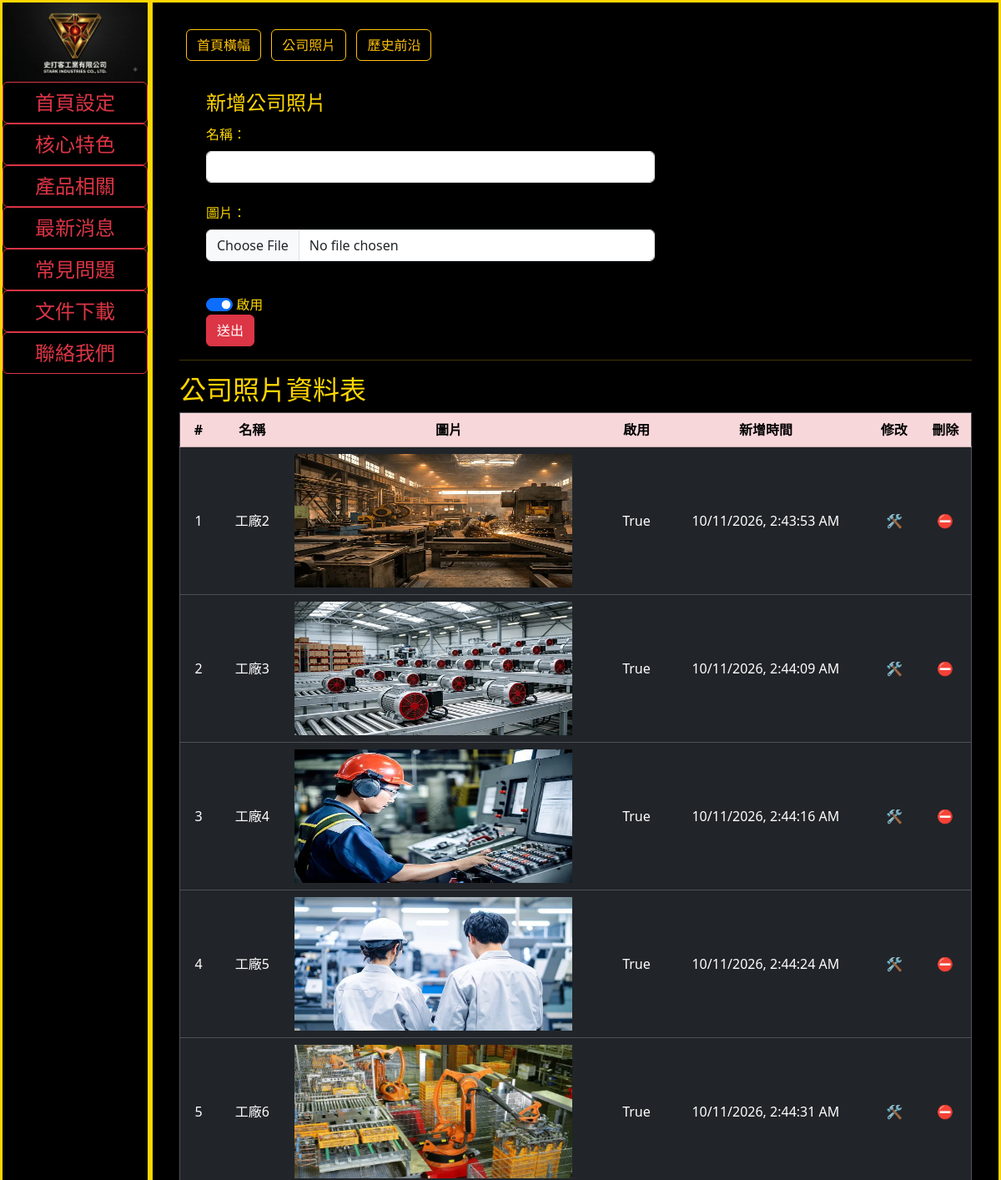
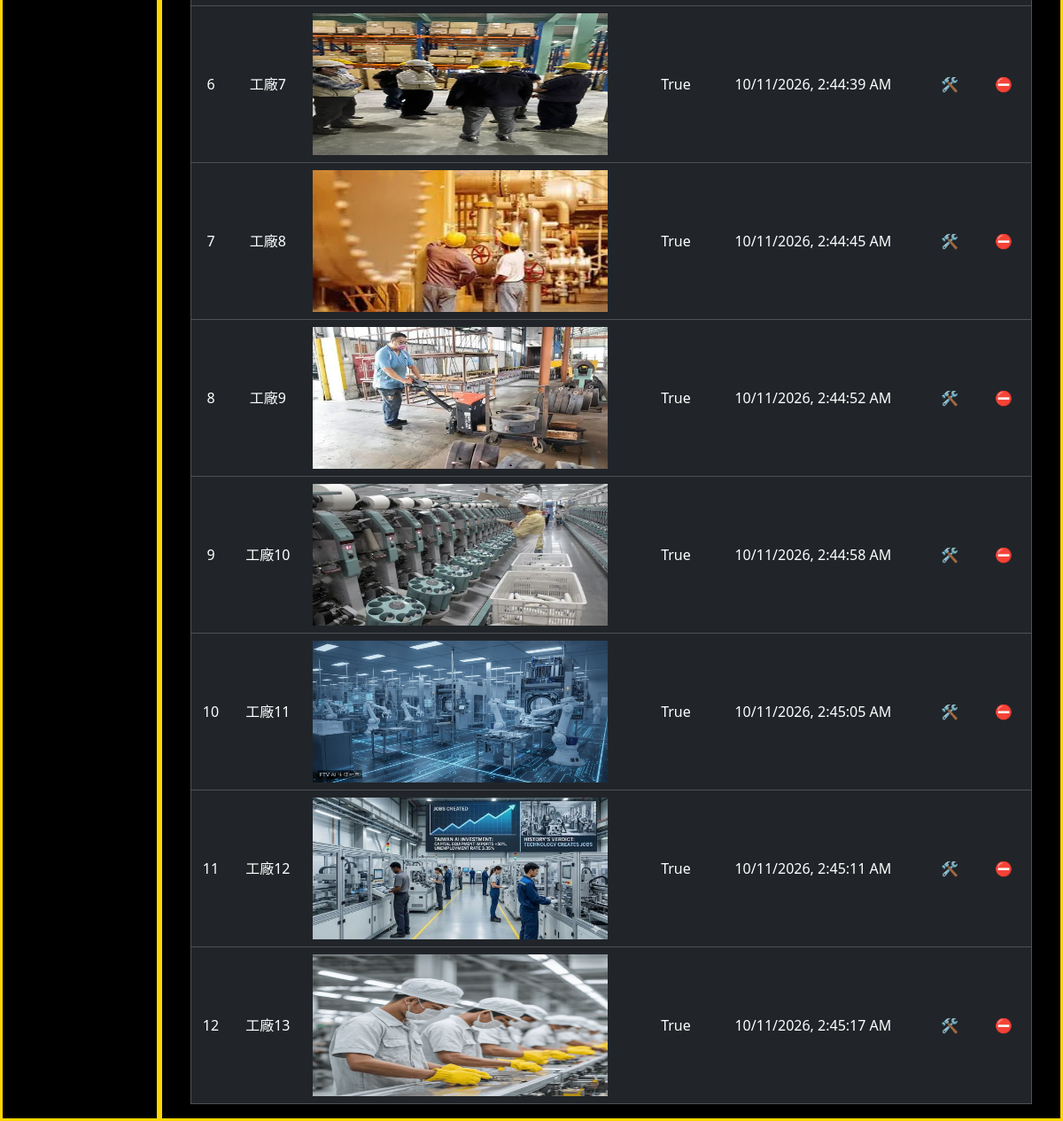
Screenshot of /backend/index/info/ with the database file from the repository (2 pictures, top to bottom).
### internal/models.py (models this page shows, shortened)
class Info(models.Model):
    infoid = models.AutoField(primary_key=True)
    title = models.CharField(max_length=30, null=False)
    imgpath = models.CharField(max_length=100, null=False)
    enable = models.BooleanField(default=True, null=False)
    addtime = models.BigIntegerField(editable=False)

### backend/views.py (the view)
# urls.py: path("backend/index/info/", backend.Info),
def Info(request, infoId :int=0, actionType :str=None):
    if request.method == "POST":
        form = ValidForm.Info(request.POST, request.FILES)
        if form.is_valid():
            if actionType == "put" and infoId > 0:
                record = models.Info.objects.get(infoid=infoId)
                record.title = request.POST['title']
                record.enable = True if request.POST.get('enable') is not None and request.POST.get('enable').lower() == "true" else False
                record.save()
                msg = "update success!"
            else:
                if request.FILES.get('image') and request.FILES.get('image').size() > 0:
                    imgName = __SaveFile(request.FILES.get('image',''), request.POST['title'], ".webp")
                    imgPath = "/media/" + imgName
                else:
                    imgPath = ""
                title = request.POST['title']
                enable = True if request.POST.get('enable') is not None and request.POST.get('enable').lower() == "true" else False
                record = models.Info.objects.create(title=title, imgpath=imgPath, enable=enable)
                record.save()
                msg = "insert success!"
        else:
            formError = form.errors
            error = ""
            for e in formError.values:
                error = error + e + " \t"
            msg = error
            form = ValidForm()
    else:
        if actionType == "delete" and infoId > 0:
            record = models.Info.objects.get(infoid=infoId)
            record.delete()
            msg = "delete success!"
    query = models.Info.objects.all()
    data = query
    mainType = pageMainType[0]
    subType = pageSubType[mainType][1]
    menu = typeData
    subMenu = subTypeData.get(mainType)
    currentTypeName = pageTypeName[subType]
    return render(request, "backend_info.htm", locals())

### templates_admin/backend_info.htm (shortened to what this page needs)
{% extends "backend_template.htm" %}
{% load static %}
{% block content%}
<div id="iframeBody">
	<div class="backendSubMenu">
		{% for type in subMenu %}
		<button class="btn btn-outline-warning" onclick="changePage('{{mainType}}', '{{type.type}}');">{{type.typeName}}</button>
		{% endfor%}
	</div>
	<div class="formSet">
		<form action="/backend/{{mainType}}/{{subType}}/" method="POST" enctype="multipart/form-data">
			<fieldset>
				<legend>新增{{ currentTypeName }}</legend>
				<div class="mb-3">
					<label class="form-label" for="title">名稱：</label>
					<input class="form-control" name="title" maxlength="30" required/><br>
					<label class="form-label" for="image">圖片：</label>
					<input class="form-control" type="file" name="image" required /><br>
				</div>
				<div class="form-switch">
					<input class="form-check-input" type="checkbox" role="switch" name="enable" id="enableTrue" value="true" checked />
					<label class="form-check-label" for="enableTrue">啟用</label><br>
				</div>
				<input class="btn btn-danger" type="submit" value="送出" />
			</fieldset>
		</form>
	</div>
	<hr>
	{% if data %}
	<div>
		<h2>{{ currentTypeName }}資料表</h2>
		<table class="table table-dark" id="rawTable" border="1">
				<tr class="table-danger">
						<th>#</th>
						<th>名稱</th>
						<th>圖片</th>
						<th>啟用</th>
						<th>新增時間</th>
						<th>修改</th>
						<th>刪除</th>
				</tr>
				{% for row in data %}
				<tr>
						<td>{{row.infoid}}</td>
						<td>{{row.title}}</td>
						<td><div class="showImage"><img width="100%" height="100%" src="{{row.imgpath}}" /></div></td>
						<td>{{row.enable}}</td>
						<td><script>document.write(new Date(Number({{row.addtime}}) * 1000).toLocaleString());</script></td>
						<td><span onclick='putData(
								{{ row.infoid }},
								"{{ row.title }}",
								("{{ row.enable }}" === "True" ? true : false),
								"{{mainType}}",
								"{{subType}}"
  						)'>🛠️</span></td>
				<td><span onclick="deleteData({{ row.infoid }}, '{{mainType}}', '{{subType}}');">⛔️</span></td>
				</tr>
				{% endfor %}
		</table>
	</div>
	{% endif %}
</div>
{% endblock %}

### static/css/backend.css (style rules this page uses)
body { background-color: black; color: gold; width: 100%; font-size: 1rem; }
label { margin-right: 40px; }
table { text-align: center; }
tr { vertical-align: middle; }
#iframeBody { padding: 0 2em; }
.formSet { width: 60%; padding-left: 2em; }
.backendSubMenu { width: 100%; padding-top: 2em; padding-bottom: 2em; }
.backendSubMenu button { margin-left: .5em; }
.showImage { width: 90%; height: 10em; }

### rows the page displays
Info: infoid "1", title "工廠2", imgpath (picture), enable "True"
Info: infoid "2", title "工廠3", imgpath (picture), enable "True"
Info: infoid "3", title "工廠4", imgpath (picture), enable "True"
Info: infoid "4", title "工廠5", imgpath (picture), enable "True"
Info: infoid "5", title "工廠6", imgpath (picture), enable "True"
Info: infoid "6", title "工廠7", imgpath (picture), enable "True"
Info: infoid "7", title "工廠8", imgpath (picture), enable "True"
Info: infoid "8", title "工廠9", imgpath (picture), enable "True"
Info: infoid "9", title "工廠10", imgpath (picture), enable "True"
Info: infoid "10", title "工廠11", imgpath (picture), enable "True"
Info: infoid "11", title "工廠12", imgpath (picture), enable "True"
Info: infoid "12", title "工廠13", imgpath (picture), enable "True"

### other values shown
{{ typeName }} "首頁設定" "核心特色" "產品相關" "最新消息" "常見問題" "文件下載" "聯絡我們"
{{ type.typeName }} "首頁橫幅" "公司照片" "歷史前沿"
{{ currentTypeName }} "公司照片"
